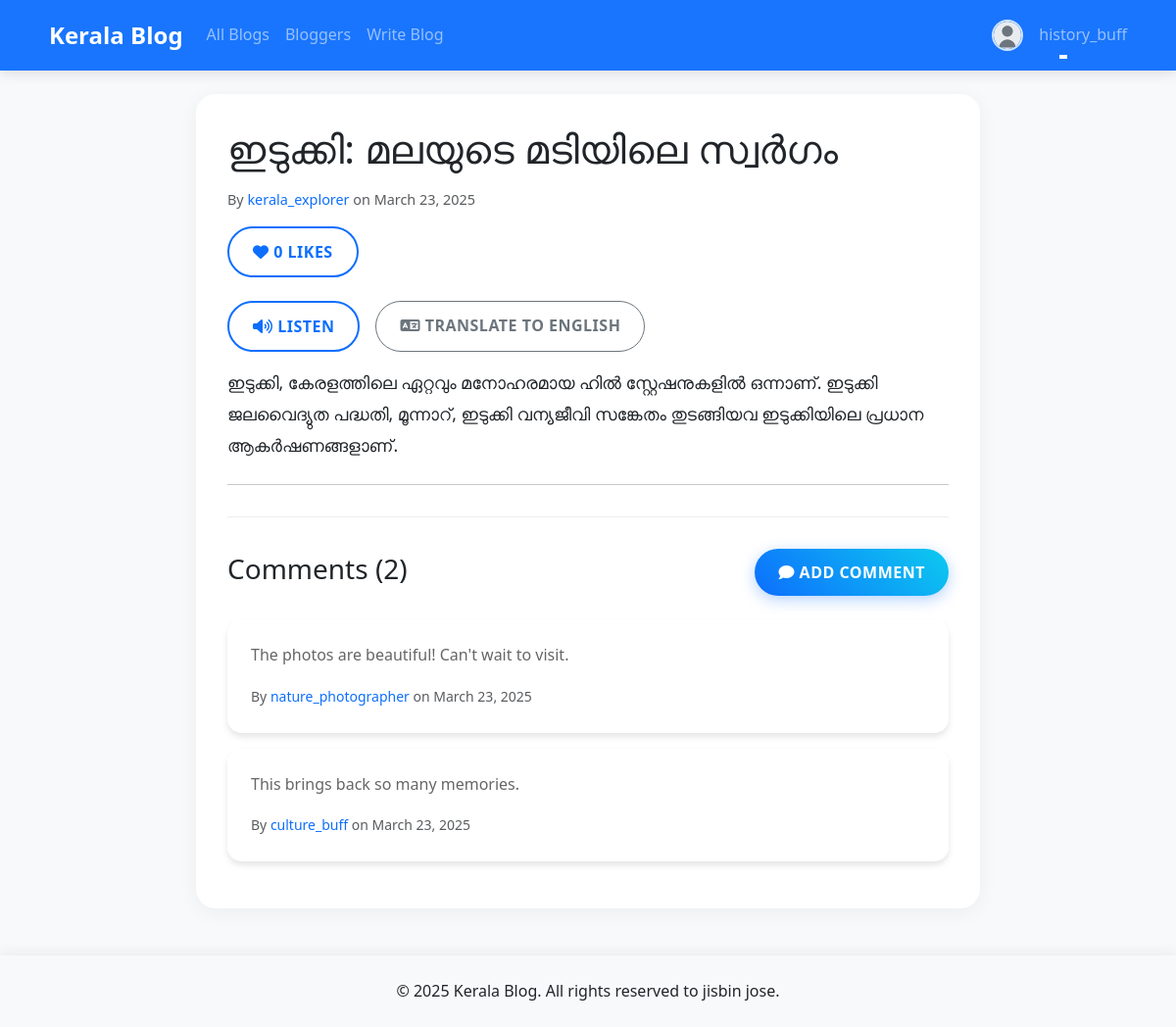
Page /blog/blog/3 (signed in) on the committed database.
### blog_app/models.py (models this page shows, shortened)
class Blog(models.Model):
    title = models.CharField(max_length=200)
    author = models.ForeignKey(Blogger, on_delete=models.CASCADE)
    content = models.TextField(help_text="Write your blog content here")
    post_date = models.DateTimeField(default=timezone.now)
    image = models.ImageField(upload_to='blog_images/', null=True, blank=True)
    likes = models.ManyToManyField(User, related_name='blog_likes', blank=True)
    class Meta:
        ordering = ['-post_date']
    def total_likes(self):
        return self.likes.count()

class Blogger(models.Model):
    user = models.OneToOneField(User, on_delete=models.CASCADE)
    bio = models.TextField(max_length=1000, help_text="Enter your bio details here.")
    profile_pic = models.ImageField(upload_to='profile_pics/', null=True, blank=True)
    def __str__(self):
        return self.user.username

class Comment(models.Model):
    blog = models.ForeignKey(Blog, on_delete=models.CASCADE, related_name='comments')
    author = models.ForeignKey(User, on_delete=models.CASCADE)
    text = models.TextField(max_length=1000)
    post_date = models.DateTimeField(default=timezone.now)
    class Meta:
        ordering = ['post_date']

### blog_app/views.py (the view)
# urls.py: path('blog/<int:pk>', views.blog_detail, name='blog-detail'),
def blog_detail(request, pk):
    blog = get_object_or_404(Blog, pk=pk)
    translated_content = None
    translated_title = None
    target_language = None
    original_language = detect_language(blog.content)
    if 'translate' in request.GET:
        target_lang = request.GET.get('to', None)
        if target_lang != original_language:
            translated_title, lang = translate_text(blog.title, target_lang)
            translated_content, target_language = translate_text(blog.content, target_lang)
    is_liked = False
    if request.user.is_authenticated:
        if blog.likes.filter(id=request.user.id).exists():
            is_liked = True
    context = {
        'blog': blog,
        'translated_title': translated_title,
        'translated_content': translated_content,
        'target_language': target_language,
        'original_language': original_language,
        'total_likes': blog.total_likes(),
        'is_liked': is_liked
    }
    return render(request, 'blog_app/blog_detail.html', context)

### blog_app/translation_utils.py (called while the page is built)
def detect_language(text):
    malayalam_pattern = re.compile(r'[\u0D00-\u0D7F]')
    malayalam_chars = len(malayalam_pattern.findall(text))
    if malayalam_chars > len(text) * 0.1:
        return 'ml'
    return 'en'

### templates/blog_app/blog_detail.html (shortened to what this page needs)
{% extends "base.html" %}
{% block content %}
<div class="container">
    <div class="blog-post">
        <h1 class="mb-3">{{ translated_title|default:blog.title }}</h1>
        <div class="blog-meta mb-4">
            <p class="text-muted">
                By <a href="{% url 'blogger-detail' blog.author.pk %}" class="text-decoration-none">{{ blog.author }}</a>
                on {{ blog.post_date|date:"F j, Y" }}
            </p>
            <div class="d-flex align-items-center mb-3">
                {% if user.is_authenticated %}
                <form id="likeForm" method="post" action="{% url 'blog-like' blog.id %}">
                    <button id="likeButton" type="submit" class="btn {% if is_liked %}btn-primary{% else %}btn-outline-primary{% endif %}">
                        <i class="fas fa-heart"></i> <span id="likeCount">{{ total_likes }}</span> {% if total_likes == 1 %}Like{% else %}Likes{% endif %}
                    </button>
                </form>
                {% else %}
                <button class="btn btn-outline-primary" disabled>
                    <i class="fas fa-heart"></i> {{ total_likes }} {% if total_likes == 1 %}Like{% else %}Likes{% endif %}
                </button>
                {% endif %}
            </div>
        </div>
        <div class="blog-content mb-4">
            <div class="d-flex mb-3">
                <button id="ttsButton" class="btn btn-outline-primary me-2">
                    <i class="fas fa-volume-up"></i> Listen
                </button>
                <div class="btn-group ms-2">
                    {% if target_language == 'ml' %}
                        <a href="{{ request.path }}" class="btn btn-outline-secondary">
                            <i class="fas fa-language"></i> Show Original (English)
                        </a>
                    {% elif target_language == 'en' %}
                        <a href="{{ request.path }}" class="btn btn-outline-secondary">
                            <i class="fas fa-language"></i> Show Original (Malayalam)
                        </a>
                    {% else %}
                        {% if original_language == 'en' %}
                            <a href="{{ request.path }}?translate=1&to=ml" class="btn btn-outline-secondary">
                                <i class="fas fa-language"></i> Translate to Malayalam
                            </a>
                        {% elif original_language == 'ml' %}
                            <a href="{{ request.path }}?translate=1&to=en" class="btn btn-outline-secondary">
                                <i class="fas fa-language"></i> Translate to English
                            </a>
                        {% endif %}
                    {% endif %}
                </div>
            </div>
            <div id="blog-content">
                {% if translated_content %}
                    {{ translated_content|linebreaks }}
                {% else %}
                    {{ blog.content|linebreaks }}
                {% endif %}
            </div>
        </div>
        <hr>
        <div id="comments" class="comments-section">
            <div class="d-flex justify-content-between align-items-center mb-4">
                <h3>Comments ({{ blog.comments.count }})</h3>
                {% if user.is_authenticated %}
                <a href="{% url 'blog-comment' blog.pk %}" class="btn btn-primary">
                    <i class="fas fa-comment"></i> Add Comment
                </a>
                {% endif %}
            </div>
            {% for comment in blog.comments.all %}
            <div class="card mb-3">
                <div class="card-body">
                    <p class="card-text">{{ comment.text }}</p>
                    <p class="card-text">
                        <small class="text-muted">
                            By <a href="{% url 'blogger-detail' comment.author.blogger.pk %}" class="text-decoration-none">{{ comment.author }}</a>
                            on {{ comment.post_date|date:"F j, Y" }}
                        </small>
                    </p>
                </div>
            </div>
            {% empty %}
            <p>No comments yet. Be the first to comment!</p>
            {% endfor %}
        </div>
    </div>
</div>
{% endblock %}

### templates/base.html (shortened to what this page needs)
<!DOCTYPE html>
<html lang="en">
<head>
    <link href="https://cdn.jsdelivr.net/npm/bootstrap@5.3.0/dist/css/bootstrap.min.css" rel="stylesheet">
    <link rel="stylesheet" href="https://cdnjs.cloudflare.com/ajax/libs/font-awesome/6.0.0/css/all.min.css">
    {% load static %}
    <link rel="stylesheet" href="{% static 'css/styles.css' %}">
</head>
<body>
    <nav class="navbar navbar-expand-lg navbar-dark bg-primary mb-4 sticky-top">
        <div class="container">
            <a class="navbar-brand d-flex align-items-center" href="{% url 'index' %}">
                Kerala Blog
            </a>
            <div class="collapse navbar-collapse" id="navbarNav">
                <ul class="navbar-nav me-auto">
                    <li class="nav-item">
                        <a class="nav-link" href="{% url 'blogs' %}">All Blogs</a>
                    </li>
                    <li class="nav-item">
                        <a class="nav-link" href="{% url 'bloggers' %}">Bloggers</a>
                    </li>
                    {% if user.is_authenticated %}
                    <li class="nav-item">
                        <a class="nav-link" href="{% url 'blog-create' %}">Write Blog</a>
                    </li>
                    {% endif %}
                </ul>
                <ul class="navbar-nav">
                    {% if user.is_authenticated %}
                    <li class="nav-item dropdown">
                        <a class="nav-link dropdown-toggle d-flex align-items-center" href="#" id="navbarDropdown" role="button" data-bs-toggle="dropdown" aria-expanded="false">
                            {% if user.blogger.profile_pic %}
                                <img src="{{ user.blogger.profile_pic.url }}" alt="{{ user.username }}" class="profile-pic">
                            {% else %}
                                <img src="{% static 'images/default-profile.svg' %}" alt="{{ user.username }}" class="profile-pic">
                            {% endif %}
                            <span class="ms-2">{{ user.username }}</span>
                        </a>
                    </li>
                    {% endif %}
                </ul>
            </div>
        </div>
    </nav>
    <main class="container mt-4">
        {% block content %}{% endblock %}
    </main>
    <footer class="bg-light mt-5 py-4">
        <div class="container text-center">
            <p class="mb-0">&copy; 2025 Kerala Blog. All rights reserved to jisbin jose.</p>
        </div>
    </footer>
</body>
</html>

### static/css/styles.css (style rules this page uses)
body { font-family: 'Segoe UI', Tahoma, Geneva, Verdana, sans-serif; line-height: 1.6; overflow-x: hidden; background-color: #f8f9fa; }
h1, h2, h3, h4, h5, h6 { word-wrap: break-word; animation: fadeIn 0.8s ease-out; }
.card { transition: all 0.4s cubic-bezier(0.4, 0, 0.2, 1); margin-bottom: 1.5rem; border: none; box-shadow: 0 4px 6px rgba(0, 0, 0, 0.1); background: rgba(255, 255, 255, 0.95); backdrop-filter: blur(10px); border-radius: 15px; overflow: hidden; }
.card-body { padding: 1.5rem; }
.navbar { box-shadow: 0 4px 12px rgba(0, 0, 0, 0.1); padding: 0.75rem 0; background: rgba(13, 110, 253, 0.95) !important; backdrop-filter: blur(10px); transition: all 0.3s ease; }
.navbar-brand { font-weight: 700; font-size: 1.5rem; animation: slideIn 0.5s ease-out; }
.nav-link { padding: 0.5rem 1rem; transition: all 0.3s ease; position: relative; }
.nav-link::after { content: ''; position: absolute; bottom: 0; left: 50%; width: 0; height: 2px; background: white; transition: all 0.3s ease; transform: translateX(-50%); }
.profile-pic { width: 32px; height: 32px; border-radius: 50%; object-fit: cover; border: 2px solid rgba(255, 255, 255, 0.8); margin-right: 8px; transition: all 0.3s ease; }
.btn { padding: 0.75rem 1.5rem; border-radius: 50px; font-weight: 600; transition: all 0.3s ease; text-transform: uppercase; letter-spacing: 0.5px; }
.btn-primary { background: linear-gradient(45deg, #0d6efd, #0dcaf0); border: none; box-shadow: 0 4px 15px rgba(13, 110, 253, 0.3); }
.btn-outline-primary { border-width: 2px; padding: 0.75rem 1.5rem; transition: all 0.3s ease; }
.blog-post { max-width: 800px; margin: 0 auto; padding: 2rem; background: white; border-radius: 20px; box-shadow: 0 4px 20px rgba(0, 0, 0, 0.05); animation: fadeIn 0.8s ease-out; }
.blog-meta { color: #666; font-size: 0.9rem; }
.blog-content { font-size: 1.1em; line-height: 1.8; }
footer { background: rgba(248, 249, 250, 0.95) !important; backdrop-filter: blur(10px); padding: 2rem 0; margin-top: 4rem; box-shadow: 0 -4px 12px rgba(0, 0, 0, 0.05); }
.comments-section { margin-top: 2rem; padding-top: 2rem; border-top: 1px solid #eee; }
@media (min-width: 576px) { .container { max-width: 540px; } }
@media (min-width: 768px) { .container { max-width: 720px; } }
@media (min-width: 992px) { .container { max-width: 960px; } }
@media (min-width: 1200px) { .container { max-width: 1140px; } }
.card-text { color: #666; line-height: 1.6; }

### rows in the picture
Blog: author "kerala_explorer", post_date "March 23, 2025", content "ഇടുക്കി, കേരളത്തിലെ ഏറ്റവും മനോഹരമായ ഹില്‍ സ്റ്റേഷനുകളില്‍ ഒന്നാണ്. ഇടുക്കി ജലവൈദ്യുത പദ്ധതി, മൂന്നാറ്, ഇടുക്കി വന്യജീവി സങ്കേതം തുടങ്ങിയവ ഇടുക്കിയിലെ പ്രധാന ആകർഷണങ്ങളാണ്.", comments.count "2"
Comment: text "The photos are beautiful! Can't wait to visit.", author "nature_photographer", post_date "March 23, 2025"
Comment: text "This brings back so many memories.", author "culture_buff", post_date "March 23, 2025"

### other values in the picture
{{ user.username }} "history_buff"
{{ total_likes }} "0"
